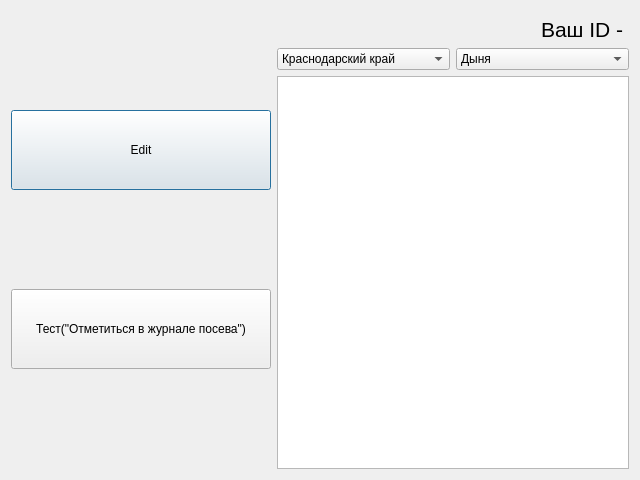
<?xml version="1.0" encoding="UTF-8"?>
<ui version="4.0">
 <class>worker</class>
 <widget class="QDialog" name="worker">
  <property name="geometry">
   <rect>
    <x>0</x>
    <y>0</y>
    <width>640</width>
    <height>480</height>
   </rect>
  </property>
  <property name="windowTitle">
   <string notr="true">Рабочая панель</string>
  </property>
  <layout class="QGridLayout" name="gridLayout">
   <item row="2" column="0" rowspan="4">
    <layout class="QVBoxLayout" name="verticalLayout" stretch="0,0">
     <property name="spacing">
      <number>0</number>
     </property>
     <property name="sizeConstraint">
      <enum>QLayout::SetFixedSize</enum>
     </property>
     <property name="bottomMargin">
      <number>0</number>
     </property>
     <item>
      <widget class="QPushButton" name="pushButtonEdit">
       <property name="minimumSize">
        <size>
         <width>260</width>
         <height>80</height>
        </size>
       </property>
       <property name="maximumSize">
        <size>
         <width>260</width>
         <height>80</height>
        </size>
       </property>
       <property name="text">
        <string>Edit</string>
       </property>
      </widget>
     </item>
     <item>
      <widget class="QPushButton" name="pushButton2">
       <property name="minimumSize">
        <size>
         <width>260</width>
         <height>80</height>
        </size>
       </property>
       <property name="maximumSize">
        <size>
         <width>260</width>
         <height>80</height>
        </size>
       </property>
       <property name="text">
        <string>Тест(&quot;Отметиться в журнале посева&quot;)</string>
       </property>
      </widget>
     </item>
    </layout>
   </item>
   <item row="3" column="1">
    <widget class="QLabel" name="VashID">
     <property name="minimumSize">
      <size>
       <width>0</width>
       <height>0</height>
      </size>
     </property>
     <property name="maximumSize">
      <size>
       <width>600</width>
       <height>30</height>
      </size>
     </property>
     <property name="font">
      <font>
       <pointsize>16</pointsize>
      </font>
     </property>
     <property name="text">
      <string>Ваш ID - </string>
     </property>
     <property name="alignment">
      <set>Qt::AlignRight|Qt::AlignTrailing|Qt::AlignVCenter</set>
     </property>
    </widget>
   </item>
   <item row="5" column="1">
    <widget class="QTextEdit" name="Text">
     <property name="styleSheet">
      <string notr="true"/>
     </property>
     <property name="html">
      <string>&lt;!DOCTYPE HTML PUBLIC &quot;-//W3C//DTD HTML 4.0//EN&quot; &quot;http://www.w3.org/TR/REC-html40/strict.dtd&quot;&gt;
&lt;html&gt;&lt;head&gt;&lt;meta name=&quot;qrichtext&quot; content=&quot;1&quot; /&gt;&lt;style type=&quot;text/css&quot;&gt;
p, li { white-space: pre-wrap; }
&lt;/style&gt;&lt;/head&gt;&lt;body style=&quot; font-family:'MS Shell Dlg 2'; font-size:8.25pt; font-weight:400; font-style:normal;&quot;&gt;
&lt;p style=&quot;-qt-paragraph-type:empty; margin-top:0px; margin-bottom:0px; margin-left:0px; margin-right:0px; -qt-block-indent:0; text-indent:0px;&quot;&gt;&lt;br /&gt;&lt;/p&gt;&lt;/body&gt;&lt;/html&gt;</string>
     </property>
    </widget>
   </item>
   <item row="4" column="1">
    <layout class="QHBoxLayout" name="horizontalLayout_2">
     <item>
      <widget class="QComboBox" name="grounds">
       <item>
        <property name="text">
         <string>Краснодарский край</string>
        </property>
       </item>
       <item>
        <property name="text">
         <string>Тульская область</string>
        </property>
       </item>
       <item>
        <property name="text">
         <string>Вологодская область</string>
        </property>
       </item>
       <item>
        <property name="text">
         <string>Москва</string>
        </property>
       </item>
       <item>
        <property name="text">
         <string>Чувашия</string>
        </property>
       </item>
       <item>
        <property name="text">
         <string>Ростовская область</string>
        </property>
       </item>
       <item>
        <property name="text">
         <string>Владимирская область</string>
        </property>
       </item>
       <item>
        <property name="text">
         <string>Брянская область</string>
        </property>
       </item>
       <item>
        <property name="text">
         <string>Самарская область</string>
        </property>
       </item>
      </widget>
     </item>
     <item>
      <widget class="QComboBox" name="plants">
       <item>
        <property name="text">
         <string>Дыня</string>
        </property>
       </item>
       <item>
        <property name="text">
         <string>Томат</string>
        </property>
       </item>
       <item>
        <property name="text">
         <string>Огурец</string>
        </property>
       </item>
      </widget>
     </item>
    </layout>
   </item>
  </layout>
 </widget>
 <resources/>
 <connections/>
</ui>
